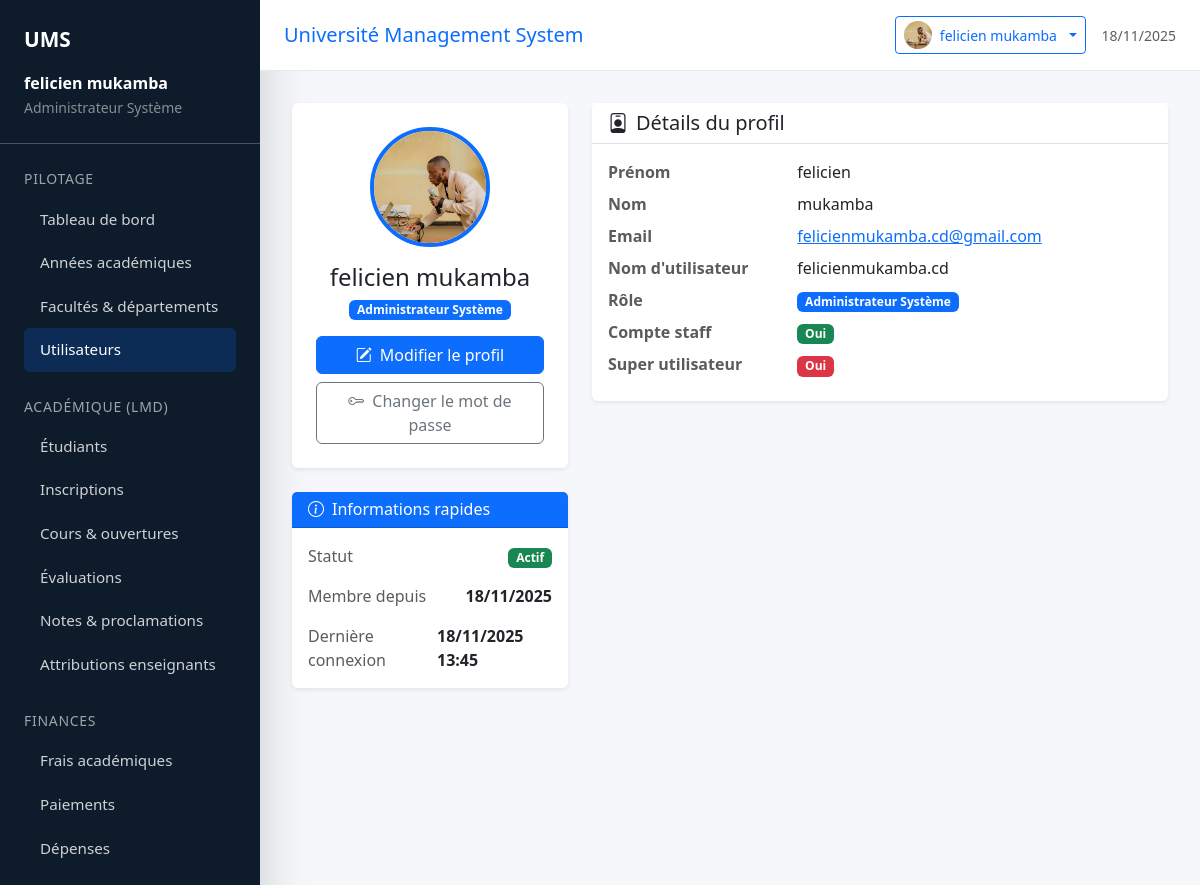
/users/profile/ (signed in), run on the app's committed database.
### users/models.py (models this page shows, shortened)
class User(AbstractUser):
    ROLE_CHOICES = (
        ('ADMIN', 'Administrateur Système'),
        ('RECTORAT', 'Rectorat/Direction'),
        ('FINANCE', 'Service Financier'),
        ('ACADEMIC', 'Service Académique/Secrétariat'),
        ('PROFESSOR', 'Professeur/Enseignant'),
        ('STUDENT', 'Étudiant'),
        ('STAFF', 'Personnel Support'),
    )
    email = models.EmailField(_('Adresse email'), unique=True)
    first_name = models.CharField(_('Prénom'), max_length=150, blank=True)
    last_name = models.CharField(_('Nom'), max_length=150, blank=True)
    avatar = models.ImageField(
        _('Avatar'),
        upload_to='avatars/',
        null=True,
        blank=True
    )
    role = models.CharField(
        _('Rôle'),
        max_length=50,
        choices=ROLE_CHOICES,
        default='STUDENT'
    )
    username = models.CharField(
        _('Nom d\'utilisateur'),
        max_length=150,
        unique=True,
        blank=True,
        null=True,
    )
    objects = CustomUserManager()
    USERNAME_FIELD = 'email'
    REQUIRED_FIELDS = ['first_name', 'last_name', 'role']
    class Meta:
        verbose_name = _('utilisateur')
        verbose_name_plural = _('utilisateurs')
    def get_full_name(self):
        if self.first_name and self.last_name:
            return f"{self.first_name} {self.last_name}"
        return self.email
    def get_role_display(self):
        return dict(self.ROLE_CHOICES).get(self.role, self.role)

### users/views.py (the view)
# urls.py: path("profile/", views.ProfileView.as_view(), name="profile"),
class ProfileView(LoginRequiredMixin, TemplateView):
    template_name = "users/profile.html"
    def get_context_data(self, **kwargs):
        context = super().get_context_data(**kwargs)
        context["user"] = self.request.user
        return context

### templates/users/profile.html (shortened to what this page needs)
{% extends "base.html" %}
{% load static %}
{% block content %}
<div class="row">
    <div class="col-lg-4">
        <div class="card shadow-sm border-0 mb-4">
            <div class="card-body text-center p-4">
                <div class="mb-3">
                    {% if user.avatar %}
                        <img src="{{ user.avatar.url }}" alt="Avatar" class="rounded-circle" style="width: 120px; height: 120px; object-fit: cover; border: 4px solid #0d6efd;">
                    {% else %}
                        <div class="rounded-circle bg-primary d-inline-flex align-items-center justify-content-center" style="width: 120px; height: 120px; border: 4px solid #0d6efd;">
                            <i class="bi bi-person-fill text-white" style="font-size: 3rem;"></i>
                        </div>
                    {% endif %}
                </div>
                <h4 class="mb-1">{{ user.get_full_name|default:user.email }}</h4>
                <p class="text-muted mb-3">
                    <span class="badge bg-primary">{{ user.get_role_display }}</span>
                </p>
                <div class="d-grid gap-2">
                    <a href="{% url 'users:profile_edit' %}" class="btn btn-primary">
                        <i class="bi bi-pencil-square me-2"></i>Modifier le profil
                    </a>
                    <a href="{% url 'users:change_password' %}" class="btn btn-outline-secondary">
                        <i class="bi bi-key me-2"></i>Changer le mot de passe
                    </a>
                </div>
            </div>
        </div>
        <div class="card shadow-sm border-0">
            <div class="card-header bg-primary text-white">
                <h6 class="mb-0"><i class="bi bi-info-circle me-2"></i>Informations rapides</h6>
            </div>
            <div class="card-body">
                <div class="d-flex justify-content-between mb-3">
                    <span class="text-muted">Statut</span>
                    <span>
                        {% if user.is_active %}
                            <span class="badge bg-success">Actif</span>
                        {% else %}
                            <span class="badge bg-danger">Inactif</span>
                        {% endif %}
                    </span>
                </div>
                <div class="d-flex justify-content-between mb-3">
                    <span class="text-muted">Membre depuis</span>
                    <span class="fw-semibold">{{ user.date_joined|date:"d/m/Y" }}</span>
                </div>
                <div class="d-flex justify-content-between">
                    <span class="text-muted">Dernière connexion</span>
                    <span class="fw-semibold">
                        {% if user.last_login %}
                            {{ user.last_login|date:"d/m/Y H:i" }}
                        {% else %}
                            Jamais
                        {% endif %}
                    </span>
                </div>
            </div>
        </div>
    </div>
    <div class="col-lg-8">
        <div class="card shadow-sm border-0">
            <div class="card-header bg-white border-bottom">
                <h5 class="mb-0"><i class="bi bi-person-badge me-2"></i>Détails du profil</h5>
            </div>
            <div class="card-body">
                <dl class="row mb-0">
                    <dt class="col-sm-4 text-muted">Prénom</dt>
                    <dd class="col-sm-8">{{ user.first_name|default:"-" }}</dd>
                    <dt class="col-sm-4 text-muted">Nom</dt>
                    <dd class="col-sm-8">{{ user.last_name|default:"-" }}</dd>
                    <dt class="col-sm-4 text-muted">Email</dt>
                    <dd class="col-sm-8">
                        <a href="mailto:{{ user.email }}">{{ user.email }}</a>
                    </dd>
                    <dt class="col-sm-4 text-muted">Nom d'utilisateur</dt>
                    <dd class="col-sm-8">{{ user.username|default:"-" }}</dd>
                    <dt class="col-sm-4 text-muted">Rôle</dt>
                    <dd class="col-sm-8">
                        <span class="badge bg-primary">{{ user.get_role_display }}</span>
                    </dd>
                    <dt class="col-sm-4 text-muted">Compte staff</dt>
                    <dd class="col-sm-8">
                        {% if user.is_staff %}
                            <span class="badge bg-success">Oui</span>
                        {% else %}
                            <span class="badge bg-secondary">Non</span>
                        {% endif %}
                    </dd>
                    <dt class="col-sm-4 text-muted">Super utilisateur</dt>
                    <dd class="col-sm-8">
                        {% if user.is_superuser %}
                            <span class="badge bg-danger">Oui</span>
                        {% else %}
                            <span class="badge bg-secondary">Non</span>
                        {% endif %}
                    </dd>
                </dl>
            </div>
        </div>
    </div>
</div>
{% endblock %}

### templates/base.html (shortened to what this page needs)
{% load static %}
{% load core_tags students_tags courses_tags enrollment_tags fees_tags payments_tags expenses_tags grades_tags staff_tags assessments_tags users_tags %}
<!DOCTYPE html>
<html lang="fr">
<head>
    <link href="https://cdn.jsdelivr.net/npm/bootstrap@5.3.3/dist/css/bootstrap.min.css" rel="stylesheet">
    <link rel="stylesheet" href="https://cdn.jsdelivr.net/npm/bootstrap-icons@1.11.0/font/bootstrap-icons.css">
</head>
<body class="sidebar-collapsed">
    <div class="layout">
        <aside class="sidebar shadow-lg text-white">
            <div class="p-4 border-bottom border-light border-opacity-25">
                <div class="brand d-flex align-items-center justify-content-between">
                    <a href="{% url 'core:dashboard' %}" class="text-white text-decoration-none">UMS</a>
                </div>
                <div class="mt-3">
                    <p class="mb-0 fw-semibold">{{ request.user.get_full_name|default:request.user.email }}</p>
                    <small class="text-white-50">{{ request.user.get_role_display|default:"Profil" }}</small>
                </div>
            </div>
            <div class="p-4 flex-grow-1 overflow-auto sidebar-nav">
                <div class="sidebar-section">
                    <small class="d-block mb-2">Pilotage</small>
                    <a href="{% url 'core:dashboard' %}" class="{% if request.path == '/' %}active{% endif %}">Tableau de bord</a>
                    <a href="{% url 'core:academic_year_list' %}" class="{% if 'academic-years' in request.path %}active{% endif %}">Années académiques</a>
                    <a href="{% url 'core:faculty_list' %}" class="{% if 'facult' in request.path %}active{% endif %}">Facultés & départements</a>
                    <a href="{% url 'users:user_list' %}" class="{% if 'users' in request.path %}active{% endif %}">Utilisateurs</a>
                </div>
                <div class="sidebar-section">
                    <small class="d-block mb-2">Académique (LMD)</small>
                    <a href="{% url 'students:student_list' %}" class="{% if 'students' in request.path %}active{% endif %}">Étudiants</a>
                    <a href="{% url 'enrollment:enrollment_list' %}" class="{% if 'enrollment' in request.path %}active{% endif %}">Inscriptions</a>
                    <a href="{% url 'courses:course_list' %}" class="{% if 'courses' in request.path %}active{% endif %}">Cours & ouvertures</a>
                    <a href="{% url 'assessments:type_list' %}" class="{% if 'assessments' in request.path %}active{% endif %}">Évaluations</a>
                    <a href="{% url 'grades:grade_list' %}" class="{% if 'grades' in request.path %}active{% endif %}">Notes & proclamations</a>
                    <a href="{% url 'staff:assignment_list' %}" class="{% if 'staff' in request.path %}active{% endif %}">Attributions enseignants</a>
                </div>
                <div class="sidebar-section">
                    <small class="d-block mb-2">Finances</small>
                    <a href="{% url 'fees:academic_fee_list' %}" class="{% if 'fees' in request.path %}active{% endif %}">Frais académiques</a>
                    <a href="{% url 'payments:payment_list' %}" class="{% if 'payments' in request.path %}active{% endif %}">Paiements</a>
                    <a href="{% url 'expenses:expense_list' %}" class="{% if 'expenses' in request.path %}active{% endif %}">Dépenses</a>
                </div>
            </div>
        </aside>
        <div class="main">
            <header class="topbar d-flex align-items-center justify-content-between">
                <div class="d-flex align-items-center gap-3">
                    {% block page_heading %}
                        {% if page_title %}
                            <h1 class="h5 mb-0 text-primary">{{ page_title }}</h1>
                        {% else %}
                            <h1 class="h5 mb-0 text-primary">Université Management System</h1>
                        {% endif %}
                    {% endblock %}
                </div>
                <div class="d-flex align-items-center gap-3">
                    {% if user.is_authenticated %}
                        <div class="dropdown">
                            <button class="btn btn-outline-primary btn-sm dropdown-toggle d-flex align-items-center gap-2" type="button" id="userMenu" data-bs-toggle="dropdown" aria-expanded="false">
                                {% if user.avatar %}
                                    <img src="{{ user.avatar.url }}" alt="Avatar" class="rounded-circle" style="width: 28px; height: 28px; object-fit: cover;">
                                {% else %}
                                    <i class="bi bi-person-circle"></i>
                                {% endif %}
                                <span class="d-none d-md-inline">{{ user.get_full_name|default:user.email|truncatechars:20 }}</span>
                            </button>
                        </div>
                    {% else %}
                        <a href="{% url 'users:login' %}" class="btn btn-primary btn-sm">
                            <i class="bi bi-box-arrow-in-right me-1"></i>Connexion
                        </a>
                    {% endif %}
                    <div class="text-muted small text-end d-none d-md-block">
                        <div>{% now "d/m/Y" %}</div>
                    </div>
                </div>
            </header>
            <main class="content">
                {% block content %}{% endblock %}
            </main>
        </div>
    </div>
</body>
</html>

### templates/base.html (style rules this page uses)
body { min-height: 100vh; background-color: #f5f7fb; }
.layout { display: flex; min-height: 100vh; }
.sidebar { width: 260px; background: #0d1b2a; color: #fff; display: flex; flex-direction: column; transition: transform .3s ease; }
.sidebar .brand { font-weight: 600; font-size: 1.3rem; }
.sidebar a { color: rgba(255,255,255,.8); text-decoration: none; }
.sidebar a.active, .sidebar a:hover { color: #fff; }
.sidebar-nav a { padding: .65rem 1rem; border-radius: .35rem; display: block; font-size: .95rem; }
.sidebar-nav a.active, .sidebar-nav a:hover { background: rgba(13,110,253,.2); }
.sidebar-section { margin-bottom: 1.5rem; }
.sidebar-section small { text-transform: uppercase; opacity: .6; letter-spacing: .05em; }
.main { flex: 1; display: flex; flex-direction: column; }
.topbar { background: #fff; border-bottom: 1px solid #e4e9f2; padding: 1rem 1.5rem; }
.content { flex: 1; padding: 2rem; }

### data on the page
User: user.get_full_name "felicien mukamba", user.role "Administrateur Système", avatar (picture), get_full_name "felicien mukamba", role "Administrateur Système", date_joined "18/11/2025", last_login "18/11/2025 13:45", first_name "felicien", last_name "mukamba", email "felicienmukamba.cd@gmail.com", username "felicienmukamba.cd"
